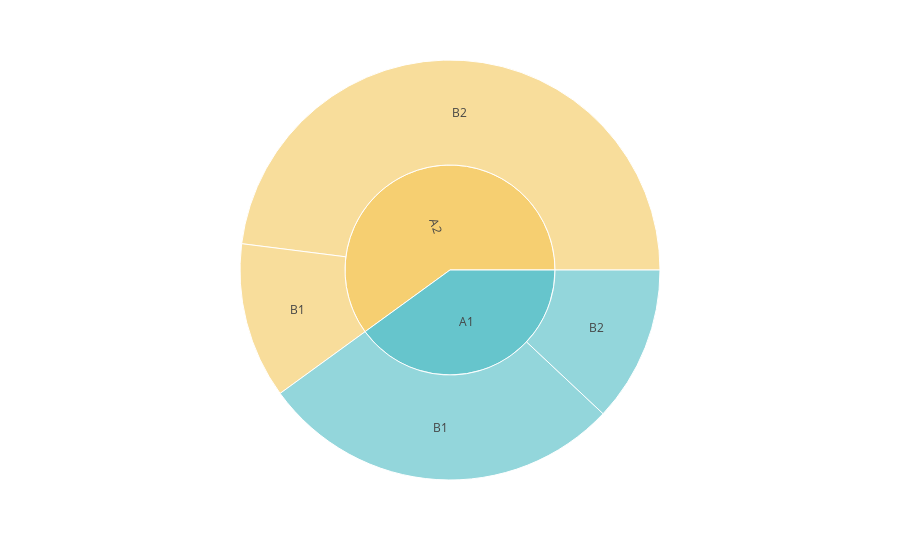

Notebook code cell kept with this figure:
### Code cell
import plotly.express as px
import pandas as pd

data = pd.DataFrame({
    "A": ["A1", "A1", "A2", "A2"],
    "B": ["B1", "B2", "B1", "B2"],
    "prob": [0.4*0.7, 0.4*0.3, 0.6*0.2, 0.6*0.8]
})

fig = px.sunburst(data, path=["A", "B"], values="prob",
                  color="A", color_discrete_sequence=px.colors.qualitative.Pastel)
fig.show()

### Figure 1 — Plotly figure (JSON) as saved in the notebook; plotly's stock layout.template omitted (floating-point values rounded to 4 significant figures)
{"data": [{"branchvalues": "total", "customdata": [["A1"], ["A2"], ["A1"], ["A2"], ["A1"], ["A2"]], "domain": {"x": [0, 1], "y": [0, 1]}, "hovertemplate": "labels=%{label}<br>prob=%{value}<br>parent=%{parent}<br>id=%{id}<br>A=%{customdata[0]}<extra></extra>", "ids": ["A1/B1", "A2/B1", "A1/B2", "A2/B2", "A1", "A2"], "labels": ["B1", "B1", "B2", "B2", "A1", "A2"], "marker": {"colors": ["rgb(102, 197, 204)", "rgb(246, 207, 113)", "rgb(102, 197, 204)", "rgb(246, 207, 113)", "rgb(102, 197, 204)", "rgb(246, 207, 113)"]}, "name": "", "parents": ["A1", "A2", "A1", "A2", "", ""], "type": "sunburst", "values": [0.28, 0.12, 0.12, 0.48, 0.4, 0.6]}], "layout": {"legend": {"tracegroupgap": 0}, "margin": {"t": 60}, "sunburstcolorway": ["rgb(102, 197, 204)", "rgb(246, 207, 113)", "rgb(248, 156, 116)", "rgb(220, 176, 242)", "rgb(135, 197, 95)", "rgb(158, 185, 243)", "rgb(254, 136, 177)", "rgb(201, 219, 116)", "rgb(139, 224, 164)", "rgb(180, 151, 231)", "rgb(179, 179, 179)"]}}
